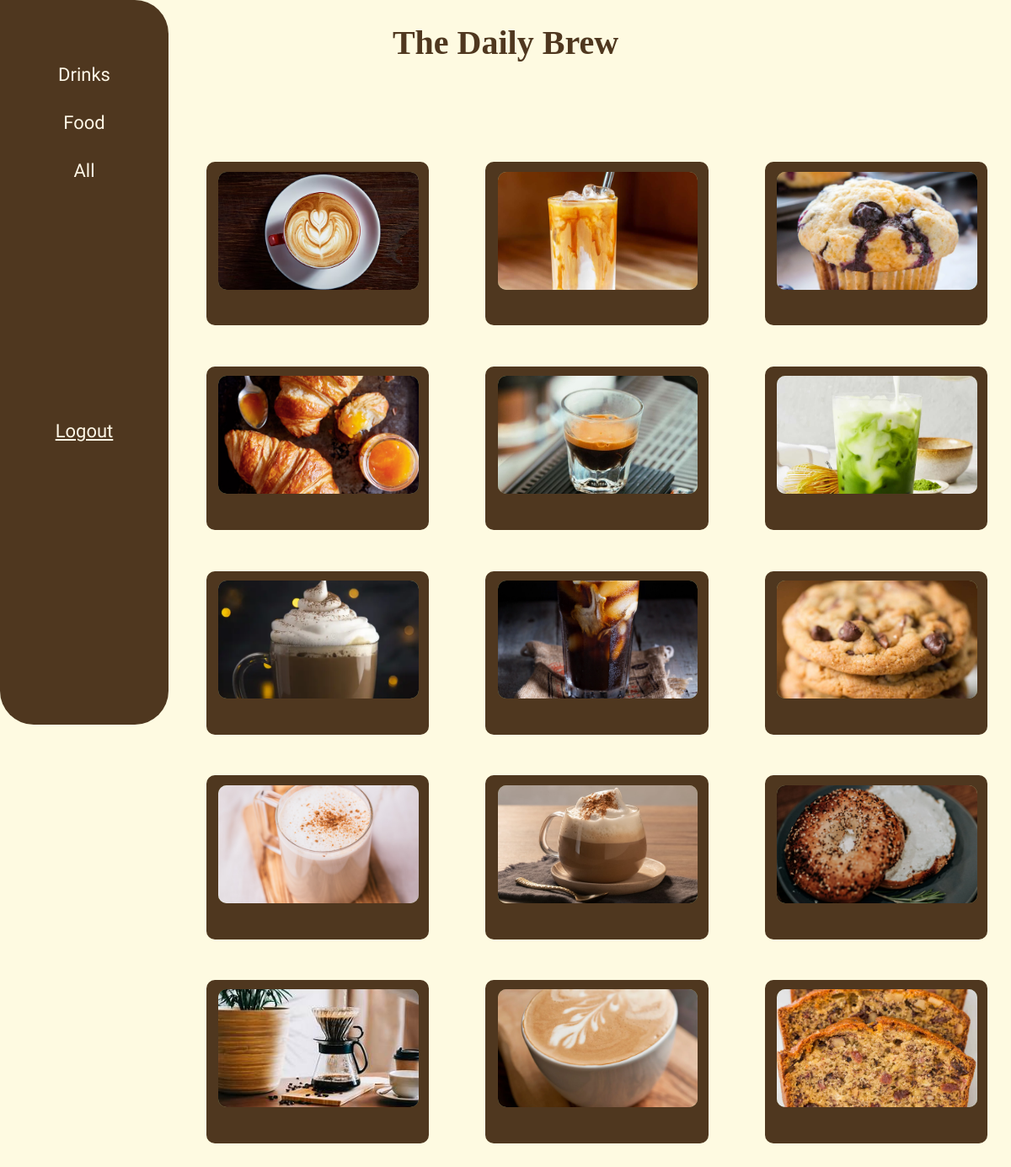
Before: /storefront/ with the older database file.
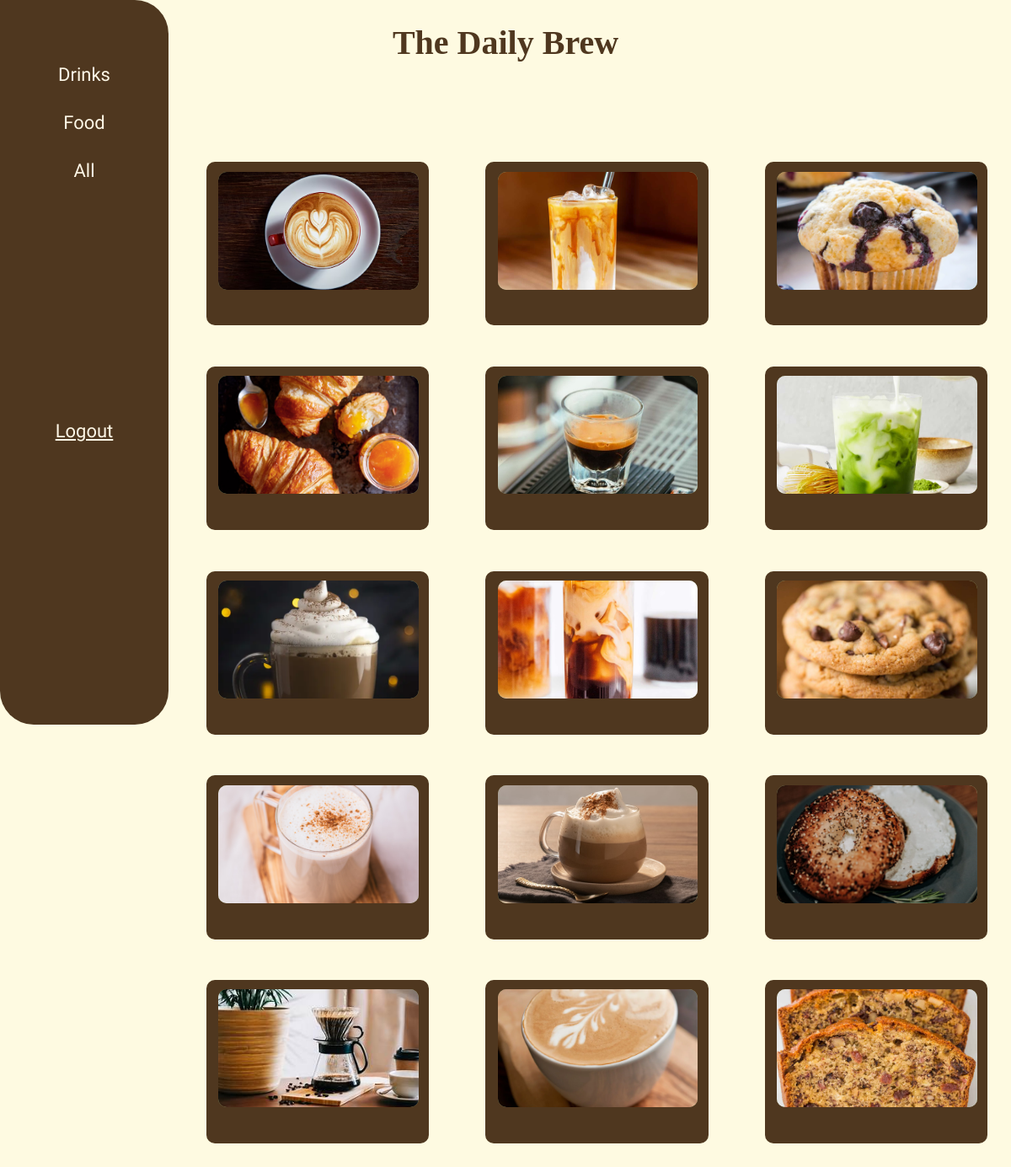
After: the same page with the newer database file.
### app/models.py (models this page shows)
class Items(models.Model):
    name = models.CharField(max_length=25)
    price = models.DecimalField(max_digits=10, decimal_places=2)
    description = models.CharField(max_length=100)
    image = models.ImageField(upload_to='my_images/', blank=True, null=True)
    category = models.CharField(max_length=25)
    class Meta:
        verbose_name_plural = 'Items'

### app/views.py (the view)
# urls.py: path('storefront/', storefront_page, {'page_filter': None}, name='storefront'),
def storefront_page(request, page_filter):
    if page_filter in ['drink', 'food']:
        store_items = Items.objects.filter(category=page_filter)
    else:
        store_items = Items.objects.all()
    context = {'items': store_items}
    return render(request, "storefront.html", context)

### app/templates/storefront.html (shortened to what this page needs)
{% extends 'base.html' %}
{% load static %}
{% block content %}
<body style="text-align: center; margin-bottom: 20%;">
    <div>
        <ul class="navbar">
            <li><a href="{% url 'storefront_filtered' 'drink' %}">Drinks</a></li>
            <li><a href="{% url 'storefront_filtered' 'food' %}">Food</a></li>
            <li><a href="{% url 'storefront' %}">All</a></li>
            <li ><a href="{% url 'logout' %}" id="logout">Logout</a></li>
        </ul>
    </div>
    <h1 class="company">The Daily Brew</h1>
    <div class="items">
        {% for item in items%}
            <div class="item-box" >
                <div class="item-box-inner">
                    <img src="{{ item.image.url }}" alt="{{ item.name }}" class="item-image">
                </div>
            </div>
        {% endfor %}
    </div>
</body>
{% endblock content %}

### app/templates/base.html (shortened to what this page needs)
{% load static %}
<!DOCTYPE html>
<html lang="en">
<head>
    <link rel="stylesheet" href="{% static 'css/style.css' %}">
</head>
<body class="body">
    {%block content%} {%endblock content%}
</body>
</html>

### app/static/css/style.css (style rules this page uses)
body { background-color: hsl(52, 94%, 94%); font-family: "Chewy", system-ui; font-weight: 400; font-style: normal; }
.company { font-family: 'Rubik Bubbles', cursive; text-align: center; font-size: 40px; color: #4f371f; }
.navbar { list-style-type: none; margin: 0; padding: 0; width: 200px; background-color: #4f371f; border-radius: 0 40px 40px; position: fixed; display: flex; flex-direction: column; height: 100vh; padding-top: 5%; top: 0%; left: 0%; }
.navbar li, a { display: block; color: #fff8e7; padding: 8px 16px; text-decoration: none; text-align: center; font-family: "Chewy", system-ui; font-weight: 400; font-style: normal; font-size: 22px; }
#logout { margin: 150% 0; text-decoration: underline; }
.items { margin-top: 10%; display: grid; grid-template-columns: repeat(3, 1fr); grid-gap: 5%; margin-left: 20%; }
.item-box { padding-left: 5%; display: flex; flex-direction: column; background-color: #4f371f; border-style: solid; border-radius: 10px; width: 250px; height: 180px; border: black; padding-top: 4%; font-size: 30px; padding-bottom:1%; }
.item-box-inner { display: flex; justify-content: center; background-color: #a6b37d; border-style: solid; border-radius: 10px; width: 95%; height: 140px; border: black; padding-top: 5%; font-size: 30px; padding: 0; }
.item-image { width: 100%; height: 140px; object-fit: cover; border-radius: 10px; }

Changed rows visible on the page:
changed Items (number 8 of 15 on the later page): image: a different picture
